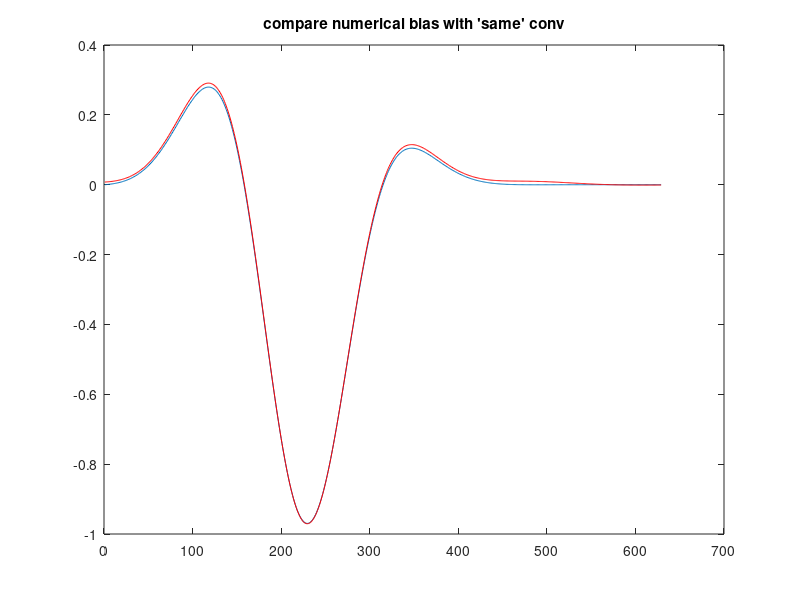
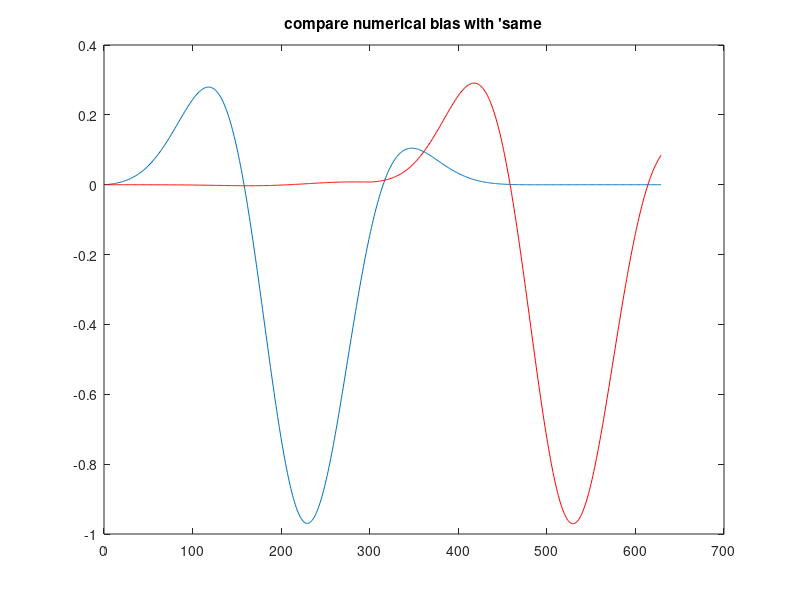

MATLAB code for these plots, in order:
%% Fake example for bias demonstration

% generate signal and white gaussian noise
x =  exp( -((-pi:0.01:pi) +1).^2/(1^2) ).*sin( 2*(-pi:0.01:pi) );
n = randn(1e6,1);

% find acorr of noise
maxlags = 300;
R_n = xcorr( n, maxlags,'unbiased');

% 'same' convolve with original signal and compare
x_conv = conv(x, R_n,'same' ); % x{k} is biased due to the 'same' property (the signal is not really WSS)

figure(1) 
plot(x); hold on;
plot(x_conv,'r'); hold off;
title('compare numerical bias with ''same'' conv')

figure(2) 
plot(conv( x, fliplr(x))); hold on;
plot(conv( x_conv, fliplr(x_conv)),'r'); hold off;
title('compare numerical bias with ''same'' conv')

% 'full' convolve with original signal and compare
x_conv = conv(R_n, x,'full'); % x{k} is biased due to the 'same' property (the signal is not really WSS)
x_conv = x_conv(1:length(x));

figure(2) 
plot(x); hold on;
plot(x_conv,'r'); hold off;
title('compare numerical bias with ''same')